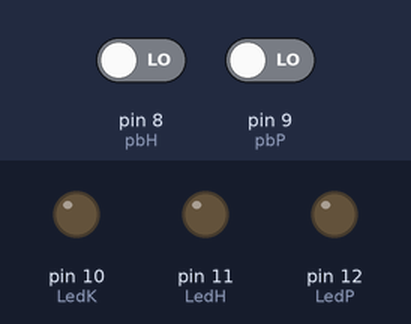
Simulated run of this sketch. Board: Arduino Uno, built with avr-gcc and run on an emulated ATmega328P. Shown: output pins drawn as LEDs (lit = HIGH). The test bench sets the inputs (shaded band); at power-on: pin 8 (pbH) LOW, pin 9 (pbP) LOW.

Above: at 1.2 s.
1.3 s: pin 8 (pbH) driven HIGH
At 2.0 s:
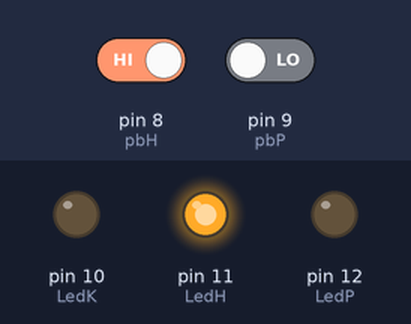
2.8 s: pin 8 (pbH) driven LOW
At 3.1 s:
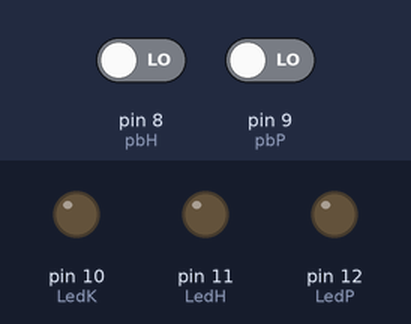
4.3 s: pin 9 (pbP) driven HIGH
At 5.4 s:
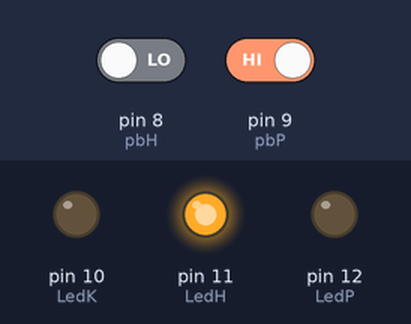
Timing chart, 0 to 7.3 s (numbered marks = the images above; inputs shaded):
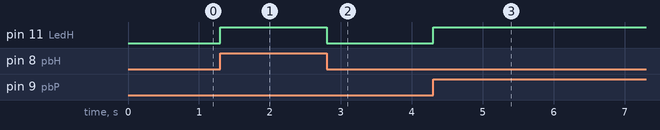

Measured:
- after the input at 1.3 s, pin 11 (LedH): LOW → HIGH at once
- after the input at 2.8 s, pin 11 (LedH): HIGH → LOW at once
- after the input at 4.3 s, pin 11 (LedH): LOW → HIGH at once

The sketch:

Belajar-Gerbang-logika.ino.ino
```cpp
const int LedP = 12; //led putih di pint 12
const int LedH = 11; //led Hijau di pin 11
const int LedK = 10; //led Kuning di pint 10
const int pbP = 9; //tombol kiri nyalain LedP
const int pbH = 8; //tombol kanan nyalain LedH
void setup() {
  pinMode(LedP, OUTPUT); //mengubah fungsi menjadi mengeluarkan tegangan
  pinMode(LedH, OUTPUT);//mengubah fungsi menjadi mengeluarkan tegangan
  pinMode(LedK, OUTPUT);//mengubah fungsi menjadi mengeluarkan tegangan
  pinMode(pbP, INPUT);//mengubah fungsi menjadi menerima signal tegangan
  pinMode(pbH, INPUT);//mengubah fungsi menjadi menerima signal tegangan
}

void loop() {
 /* if(digitalRead(pbP)==1 && digitalRead(pbH)==0){ // jika pbP pembadingnya adalah 1 maka pbH = mati alis 0
    digitalWrite(LedP, HIGH); //fungsi menyalaka lampu jika benar
  }else {
    digitalWrite(LedP, LOW); //fungsi mematikan lampu jika salah
  }

  if(digitalRead(pbP)==0 && digitalRead(pbH)==1){  // jika pbP pembadingnya adalah 0 atau mati maka pbH = mati alis 1
    digitalWrite(LedH, HIGH); //fungsi menyalaka lampu jika benar
  }else {
    digitalWrite(LedH, LOW);//fungsi mematikan lampu jika salah
  }

  if(digitalRead(pbP)==1 && digitalRead(pbH)==1){ // jika pbP pembadingnya adalah 1 maka pbH = mati alis 1
    digitalWrite(LedK, HIGH); //fungsi menyalaka lampu jika benar
  }else {
    digitalWrite(LedK, LOW); //fungsi mematikan lampu jika salah
  }*/

  if(digitalRead(pbH)==1 || digitalRead(pbP)==1){ // gerbang logika or jika salah satu di tekan maka tetap nyala
    digitalWrite(LedH, HIGH);
    }else{
      digitalWrite(LedH, LOW);
    }
}
```
